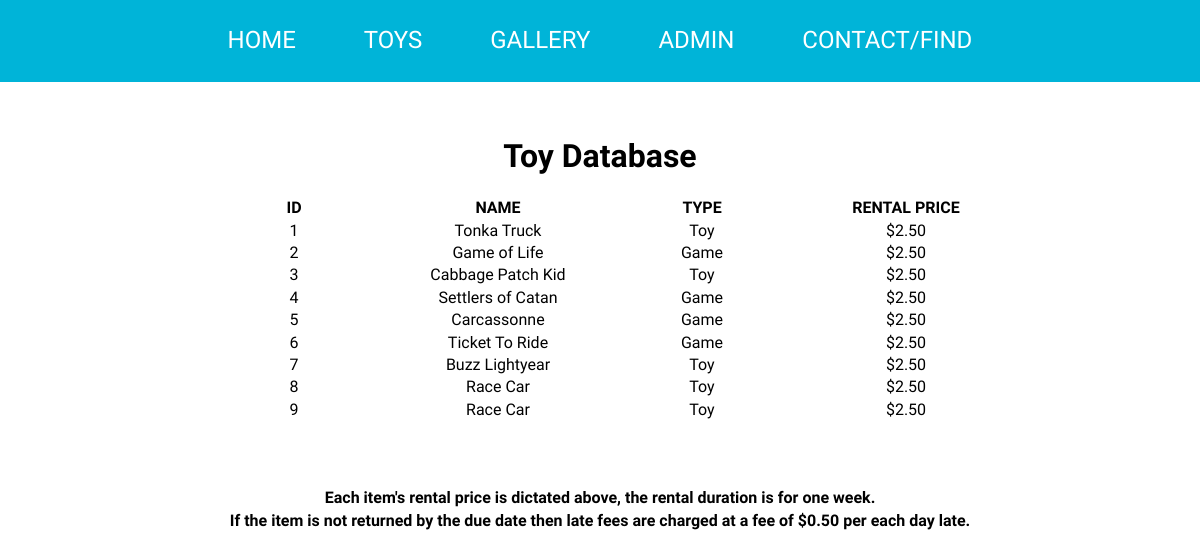
/toys_public, run on the app's committed database.
### tables this page shows
CREATE TABLE [Items](
  [Item_ID] INTEGER PRIMARY KEY AUTOINCREMENT NOT NULL, 
  [Item] TEXT NOT NULL, 
  [Type] TEXT(7) NOT NULL, 
  [Rental Price] MONEY DEFAULT (2.50), 
  [Purchase Price] MONEY NOT NULL);

### pythonApp/databaseApp.py (the view)
@app.route('/toys_public')
def toys_public():
    db = get_db()
    cursor = db.cursor()
    cursor.execute("SELECT * FROM Items")
    results = cursor.fetchall()
    return render_template('toys_public.html',results=results)

### pythonApp/databaseApp.py (called while the page is built)
def get_db():
    db = sqlite3.connect(DATABASE)
    return db

### pythonApp/templates/toys_public.html
{% extends 'base.html' %}
{% block content %}
<div class="table_styling">
    <h1>Toy Database</h1>
    <table style="text-align:center;">
        <tr>
            <th width="200">ID</th>
            <th width="200">NAME</th>
            <th width="200">TYPE</th>
            <th width="200">RENTAL PRICE</th>
        </tr>
        {% for item in results%}
        <tr>
            <td>{{ item[0] }}</td>
            <td>{{ item[1] }}</td>
            <td>{{ item[2] }}</td>
            <td>${{ "{:.2f}".format(item[3]) }}</td>
        </tr>
        {% endfor %}
    </table>
</div>
<p><strong>Each item's rental price is dictated above, the rental duration is for one week. <br> If the item is not returned by the due date then late fees are charged at a fee of $0.50 per each day late.</strong></p>
{% endblock %}

### pythonApp/static/css/pythonStyle.css (style rules this page uses)
html { height: 100%; width: 100%; line-height: 2; }
body { font-family: 'Cairo', sans-serif; }
p { line-height: 1.4em; margin-bottom: .75em; }
.table_styling { margin-left: auto; margin-right: auto; max-width: fit-content; padding-top: 35px; text-align: center; }
h1 { text-align: center; }
p { text-align: center; margin-top: 65px; }

### data on the page
Items: Item_ID "1", Item "Tonka Truck", Type "Toy", Rental Price "2.50"
Items: Item_ID "2", Item "Game of Life", Type "Game", Rental Price "2.50"
Items: Item_ID "3", Item "Cabbage Patch Kid", Type "Toy", Rental Price "2.50"
Items: Item_ID "4", Item "Settlers of Catan", Type "Game", Rental Price "2.50"
Items: Item_ID "5", Item "Carcassonne", Type "Game", Rental Price "2.50"
Items: Item_ID "6", Item "Ticket To Ride", Type "Game", Rental Price "2.50"
Items: Item_ID "7", Item "Buzz Lightyear", Type "Toy", Rental Price "2.50"
Items: Item_ID "8", Item "Race Car", Type "Toy", Rental Price "2.50"
Items: Item_ID "9", Item "Race Car", Type "Toy", Rental Price "2.50"
